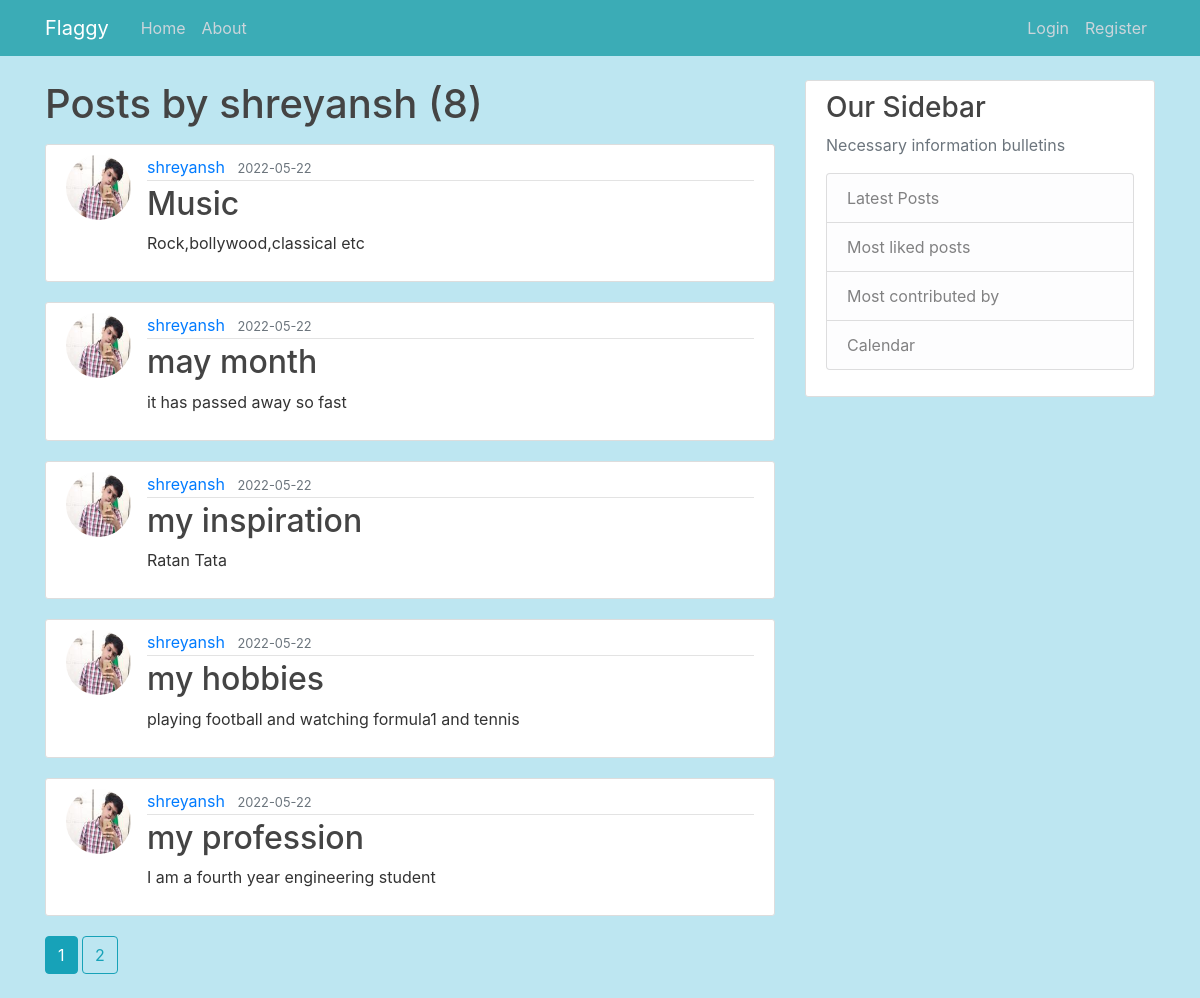
Page /user/shreyansh on the committed database.
### flaskblog/models.py (models this page shows, shortened)
class User(db.Model, UserMixin):
    id = db.Column(db.Integer, primary_key=True)
    username = db.Column(db.String(20), unique=True, nullable=False)
    email = db.Column(db.String(120), unique=True, nullable=False)
    image_file = db.Column(db.String(20), nullable=False, default='default.jpg')
    password = db.Column(db.String(60), nullable=False)
    posts = db.relationship('Post', backref='author', lazy=True)

class Post(db.Model):
    id = db.Column(db.Integer, primary_key=True)
    title = db.Column(db.String(100), nullable=False)
    date_posted = db.Column(db.DateTime, nullable=False, default=datetime.utcnow)
    content = db.Column(db.Text, nullable=False)
    user_id = db.Column(db.Integer, db.ForeignKey('user.id'), nullable=False)

### flaskblog/users/routes.py (the view)
@users.route("/user/<string:username>")
def user_posts(username):
    page = request.args.get('page', 1, type=int)
    user = User.query.filter_by(username=username).first_or_404()
    posts = Post.query.filter_by(author=user)\
        .order_by(Post.date_posted.desc())\
        .paginate(page=page, per_page=5)
    return render_template('user_posts.html', posts=posts, user=user)

### flaskblog/templates/user_posts.html
{% extends "layout.html" %}
{% block content %}
    <h1 class="mb-3">Posts by {{ user.username }} ({{ posts.total }})</h1>
    {% for post in posts.items %}
        <article class="media content-section">
          <img class="rounded-circle article-img" src="{{ url_for('static', filename='profile_pics/' + post.author.image_file) }}">
          <div class="media-body">
            <div class="article-metadata">
              <a class="mr-2" href="{{ url_for('users.user_posts', username=post.author.username) }}">{{ post.author.username }}</a>
              <small class="text-muted">{{ post.date_posted.strftime('%Y-%m-%d') }}</small>
            </div>
            <h2><a class="article-title" href="{{ url_for('posts.post', post_id=post.id) }}">{{ post.title }}</a></h2>
            <p class="article-content">{{ post.content }}</p>
          </div>
        </article>
    {% endfor %}
    {% for page_num in posts.iter_pages(left_edge=1, right_edge=1, left_current=1, right_current=2) %}
      {% if page_num %}
        {% if posts.page == page_num %}
          <a class="btn btn-info mb-4" href="{{ url_for('users.user_posts', username=user.username, page=page_num) }}">{{ page_num }}</a>
        {% else %}
          <a class="btn btn-outline-info mb-4" href="{{ url_for('users.user_posts', username=user.username, page=page_num) }}">{{ page_num }}</a>
        {% endif %}
      {% else %}
        ...
      {% endif %}
    {% endfor %}
{% endblock content %}

### flaskblog/static/main.css (style rules this page uses)
body { background: #BDE6F1; color: #333333; margin-top: 5rem; }
h1, h2, h3, h4, h5, h6 { color: #444444; }
.content-section { background: #ffffff; padding: 10px 20px; border: 1px solid #dddddd; border-radius: 3px; margin-bottom: 20px; }
.article-title { color: #444444; }
.article-content { white-space: pre-line; }
.article-img { height: 65px; width: 65px; margin-right: 16px; }
.article-metadata { padding-bottom: 1px; margin-bottom: 4px; border-bottom: 1px solid #e3e3e3 }

### rows in the picture
User: username "shreyansh"
Post: image_file (picture), author.username "shreyansh", date_posted "2022-05-22", title "Music", content "Rock,bollywood,classical etc"
Post: image_file (picture), author.username "shreyansh", date_posted "2022-05-22", title "may month", content "it has passed away so fast"
Post: image_file (picture), author.username "shreyansh", date_posted "2022-05-22", title "my inspiration", content "Ratan Tata"
Post: image_file (picture), author.username "shreyansh", date_posted "2022-05-22", title "my hobbies", content "playing football and watching formula1 and tennis"
Post: image_file (picture), author.username "shreyansh", date_posted "2022-05-22", title "my profession", content "I am a fourth year engineering student"

### other values in the picture
{{ posts.total }} "8"
{{ page_num }} "1"
{{ page_num }} "2"
